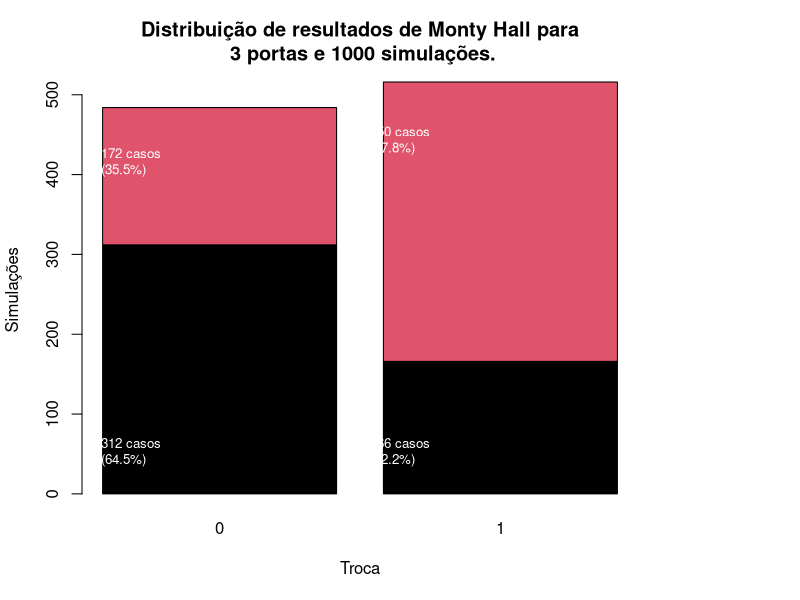

The R script that drew this image:
# ---
#   title: "MontyHall"
#   author: "Danilo Steckelberg"
#   date: "8/31/2020"
#---


#### Função que simula um jogo de Monty Hall. ####
MontyHall <- function(simulacoes = 100, nPortas = 3, modeloTroca = "aleatorio"){
  for(i in 1:simulacoes){
    Portas <- c(1:nPortas)
    Premio <- sample(Portas,1)
    Escolha <- sample(Portas,1)
    
    # Quais portas estão disponíveis para serem abertas: excluir a porta com prêmio e a porta escolhida.
    PortasDisponiveis <- Portas[-c(Premio,Escolha)]
    
    # Se apenas uma porta for disponível, escolher esta porta. Se duas portas estiverem disponíveis, 
    # escolher aleatoriamente entre as duas.
    if(length(PortasDisponiveis) == 1){
      PortasReveladas <- PortasDisponiveis
    }else{
      PortasReveladas <- sample(PortasDisponiveis,(nPortas-2))
    }
    
    # Portas finais que ficam disponíveis para o participante escolher
    PortasFinais <- Portas[-c(PortasReveladas)]
    
    # Modelos de troca para o participante: 
    # 1) "troca" ele sempre trocará; 
    # 2) "nao_troca" ele nunca trocará; 
    # 3) "aleatorio" ele troca de acordo com uma probabilidade aleatoria.
    
    if(modeloTroca == "aleatorio"){
      Troca <- ifelse(runif(1)>=0.5,1,0)
    }
    if(modeloTroca == "troca"){
      Troca <- 1
    }
    if(modeloTroca == "nao_troca"){
      Troca <- 0
    }
    
    
    # Rotina para troca ou não troca das portas.
    if(Troca == 1){
      PortaEscolhida <- PortasFinais[PortasFinais != Escolha]
    }else{
      PortaEscolhida <- PortasFinais[PortasFinais == Escolha]
    }
    
    if(PortaEscolhida == Premio){Vitoria = 1}else{Vitoria = 0}
    
    if(i == 1){
      Resultados <- data.frame(EscolhaInicial = Escolha, EscolhaFinal = PortaEscolhida, Premio = Premio, Troca = Troca, Vitoria = Vitoria)
    }else{
      Resultados <- rbind(Resultados,data.frame(EscolhaInicial = Escolha, EscolhaFinal = PortaEscolhida, Premio = Premio, Troca = Troca, Vitoria = Vitoria))
    }
  }
  return(Resultados)
}

#### Criação de tabela para comparar vitórias com as trocas de porta. ####
nsim <- 1000
nportas <- 3
troca <- "aleatorio"

if(troca %in% c("troca", "aleatorio","nao_troca")){
  Resultados <- MontyHall(simulacoes = nsim, nPortas = nportas, modeloTroca = troca)
  
  tabResultados <- table(Resultados$Vitoria,Resultados$Troca,dnn = c("Vitoria","Troca"))
  
  totalTrocas <- tabResultados[3]+tabResultados[4]
  totalNaoTrocas <- tabResultados[1]+tabResultados[2]
  
  par(mar=c(5.1, 4.1, 4.1, 8.1), xpd=TRUE)
  barplot(tabResultados, 
          col = c(1,2),
          xlab = "Troca", ylab = "Simulações",
          main = paste("Distribuição de resultados de Monty Hall para\n",nportas,"portas e",nsim,"simulações."))
  text(x = 0.15, y = 0.85*(totalNaoTrocas), pos = 4, col = "white",cex = 0.8,
       labels = paste(tabResultados[2], " casos\n(",round(tabResultados[2]/totalNaoTrocas,3)*100,"%)",sep =""))
  
  text(x = 1.3, y = 0.85*(totalTrocas),pos = 4, col = "white",cex = 0.8, 
       labels = paste(tabResultados[4], " casos\n(",round(tabResultados[4]/totalTrocas,3)*100,"%)",sep =""))
  
  text(x = 0.15, y = 0.1*(totalNaoTrocas), pos = 4, col = "white",cex = 0.8,
       labels = paste(tabResultados[1], " casos\n(",round(tabResultados[1]/totalNaoTrocas,3)*100,"%)",sep =""))
  
  text(x = 1.3, y = 0.1*(totalNaoTrocas), pos = 4, col = "white",cex = 0.8,
       labels = paste(tabResultados[3], " casos\n(",round(tabResultados[3]/totalTrocas,3)*100,"%)",sep =""))
  
  legend("topright",col = c(1,2),legend = c("Perda", "Vitoria"),inset = c(-0.5,0), pch = 15, cex = 0.8)
  
}else{
  warning("Por favor escolha um dos seguintes modelos: aleatorio, troca ou nao_troca. Se nenhum modelo for escolhido, o modelo aleatório será utilizado")
}
# FIM!
